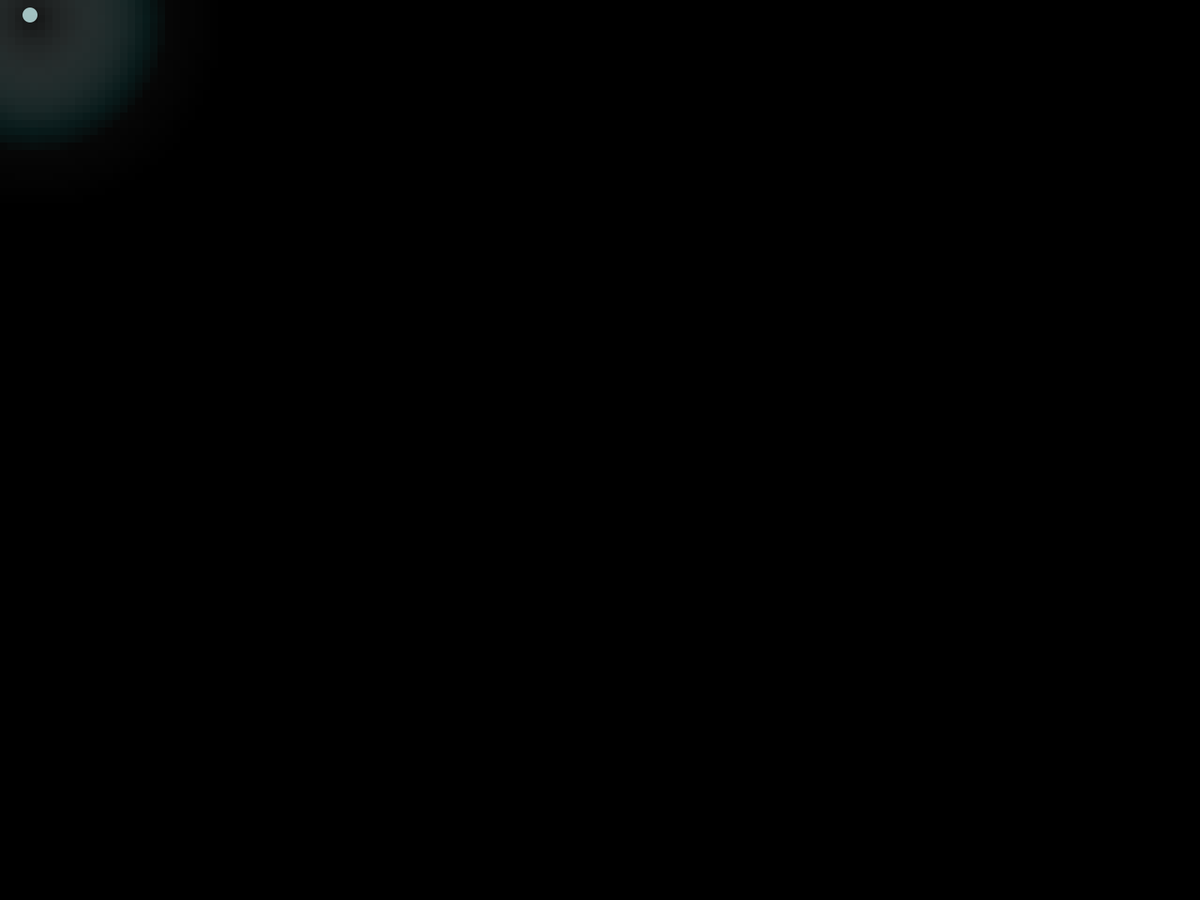
Frame 1 (no input)
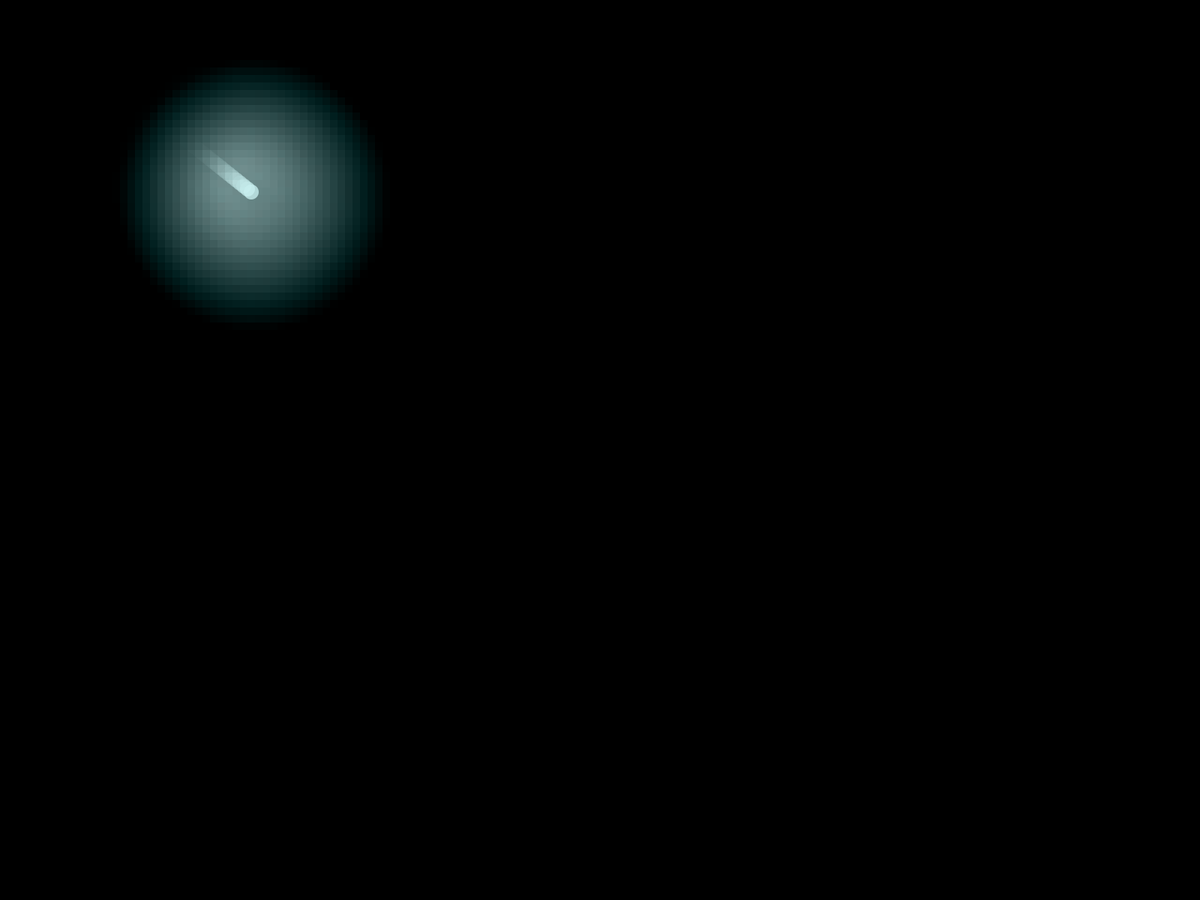
Frame 60 (the mouse pressed at the canvas centre just before this capture)
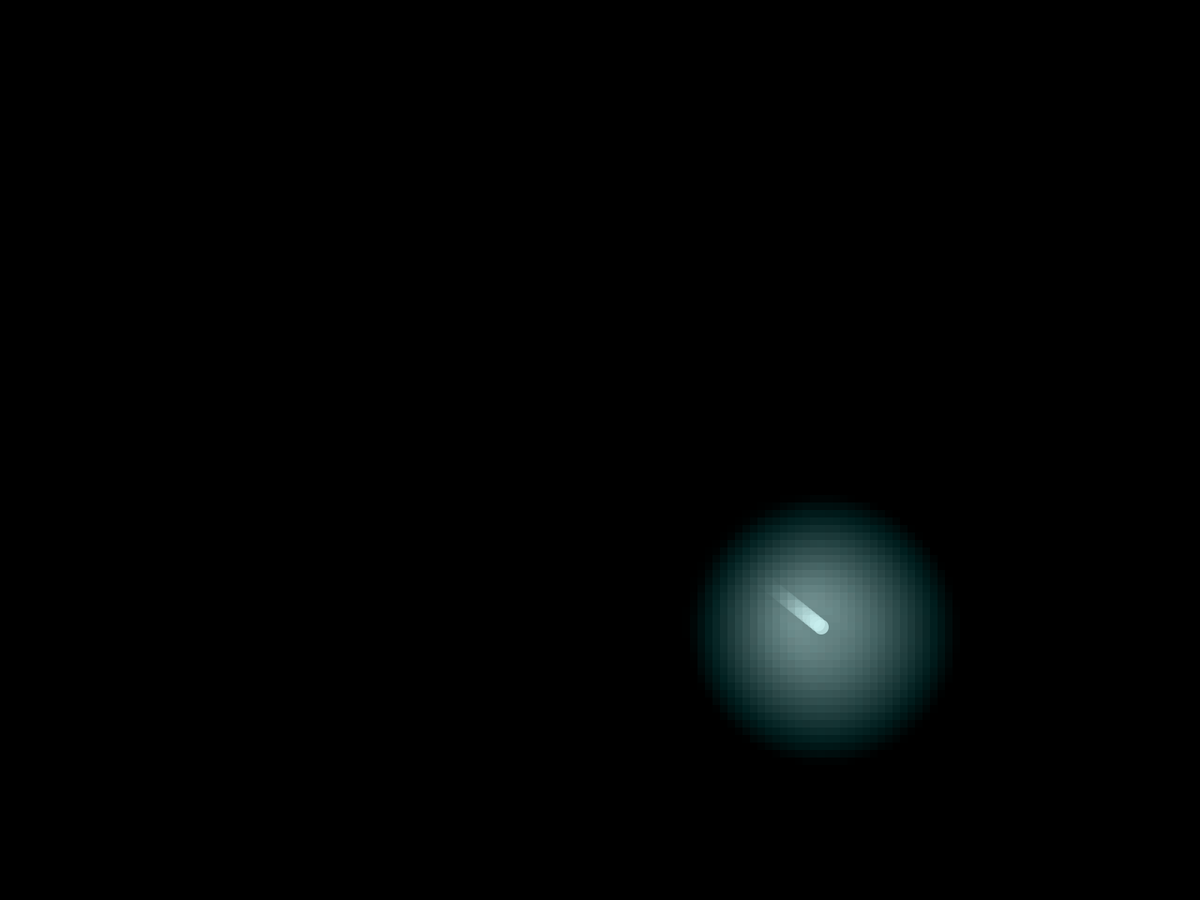
Frame 120 (the mouse held since frame 60 and released just before this capture)

The Processing sketch that drew these frames (run headless with seeded random() and noise(); from frame 60 on, the mouse is pressed at the canvas centre):

// Processing sketch: Glowy_Ball
// ── Glowy_Ball.pde
void setup(){
  fullScreen();
   background(20);
  frameRate(80);
}
int a=40,b=20,c=5,d=4,ball_h=20,ball_w=20,grid=10;

void draw(){
  //background(0);//,30,20);
  for(int i=0;i<width;i+=grid)
  for(int j=0;j<height;j+=grid)
  {
     fill(150-dist(a,b,i,j),180-dist(a,b,i,j),180-dist(a,b,i,j),dist(a,b,i,j)) ;
     stroke(0);
     noStroke();
     rect(i,j,grid,grid);
  }
  noStroke();
  color ballcolor=(color(200,240,240,200));
  fill(ballcolor);
  ellipse(a,b,ball_w,ball_h);
  
  a+=c;b+=d;
  if(a>width-(ball_w/2) ||a<(ball_w/2))
    c*=-1;
  
  if(b>height-(ball_h/2)||b<(ball_h/2))
    d*=-1;
  
}
void mousePressed()
{
  a=mouseX;
  b=mouseY;
  
}
//for (int i=0;i<n;i++)
//{
//  a=a+1;
//  b=b+1;
  
//}
